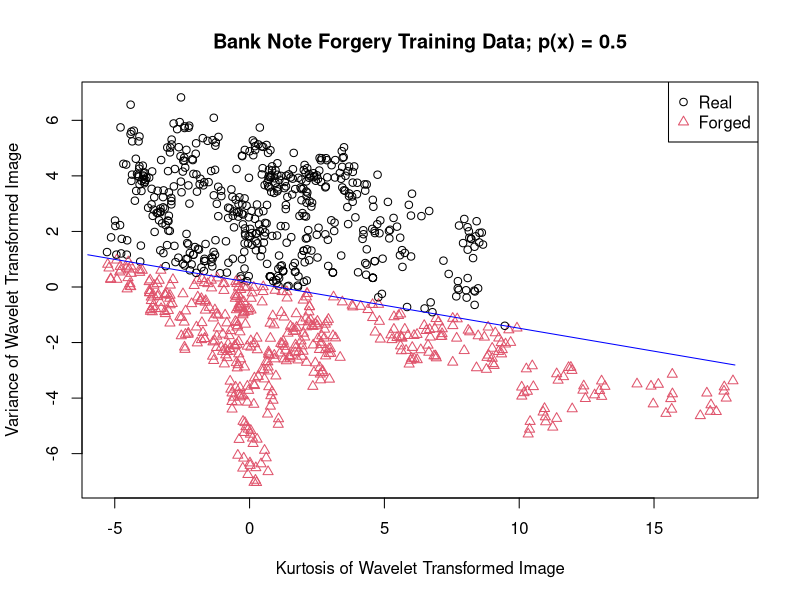
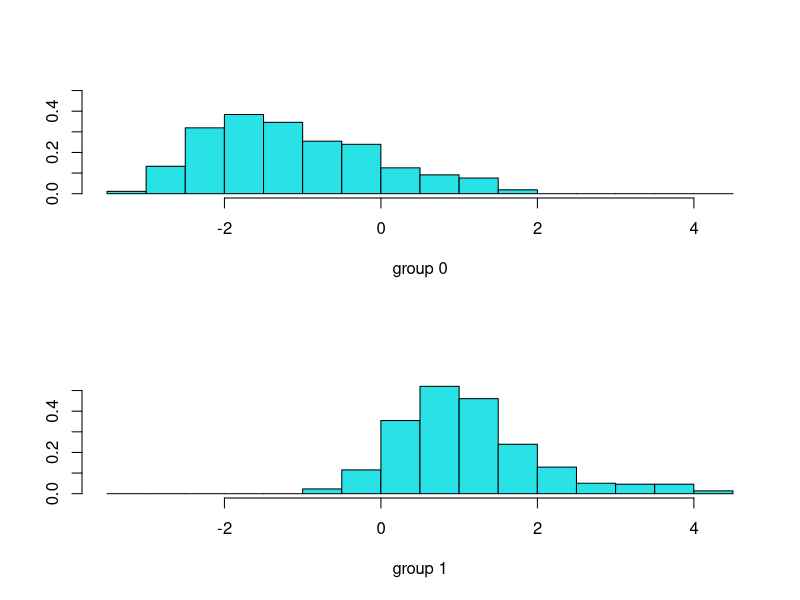
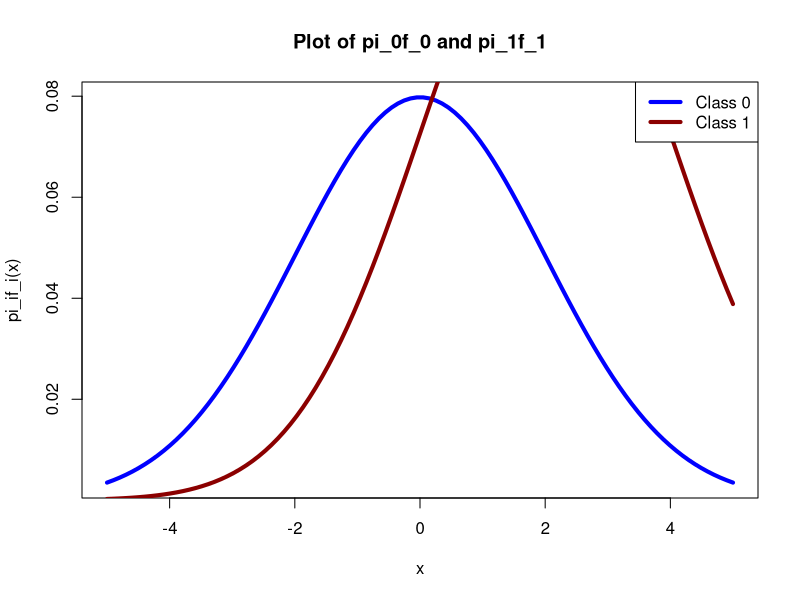

These charts were generated, in order, by the following R code:
## ---- chunk 1
#Start by defining the coefficients
beta_0 = -16
beta_1 = 1.4
beta_2 = 0.3

x1 = 5
x2 = 36

#Now evaluate the function
prob = exp(beta_0 + beta_1 * x1 + beta_2 * x2) / (1 + exp(beta_0 + beta_1 * x1 + beta_2 * x2))

## ---- chunk 2
X1 = (-beta_0 - beta_2*18)/beta_1
## ---- chunk 3
# Load in the data
BankTrain=read.csv("BankTrain.csv",header=T,na.strings="?")
BankTest=read.csv("BankTest.csv",header=T,na.strings="?")

#Get the model
training_glm=glm(y~x1+x3, data=BankTrain, family=binomial)
summary(training_glm)
## ---- chunk 4
glm_probs = predict(training_glm, type="response")
glm_pred=rep("Real Banknote",960)
glm_pred[glm_probs>.5]="Forged Banknote"
glm_pred = factor(glm_pred, levels = c("Real Banknote", "Forged Banknote"))

plot(BankTrain$x3, BankTrain$x1, pch = as.integer(glm_pred), col = as.integer(glm_pred), main = "Bank Note Forgery Training Data; p(x) = 0.5", xlab = "Kurtosis of Wavelet Transformed Image", ylab = "Variance of Wavelet Transformed Image")
legend("topright",legend = c("Real", "Forged"), pch = c(1,2),col = c(1,2),text.col = "black",horiz = FALSE)

x = seq(from=-6,to=18,0.01)
beta = summary(training_glm)$coef[,1]
y = -beta[3]/beta[2]*x -beta[1]/beta[2]

lines(x,y,col="blue")
## ---- chunk 5
test_probs = predict(training_glm,BankTest,type = "response")
test_glm_pred=rep("Real Banknote",412)
test_glm_pred[test_probs>.5]="Forged Banknote"
test_glm_pred = factor(test_glm_pred, levels = c("Real Banknote", "Forged Banknote"))
table(test_glm_pred,BankTest$y)
## ---- chunk 6
(204 + 152)/412
## ---- chunk 7
test_probs = predict(training_glm,BankTest,type = "response")
test_glm_pred=rep("Real Banknote",412)
test_glm_pred[test_probs>.6]="Forged Banknote"
test_glm_pred = factor(test_glm_pred, levels = c("Real Banknote", "Forged Banknote"))
table(test_glm_pred,BankTest$y)
## ---- chunk 8
(210 + 141)/412
## ---- chunk 9
test_probs = predict(training_glm,BankTest,type = "response")
test_glm_pred=rep("Real Banknote",412)
test_glm_pred[test_probs>.3]="Forged Banknote"
test_glm_pred = factor(test_glm_pred, levels = c("Real Banknote", "Forged Banknote"))
table(test_glm_pred,BankTest$y)
## ---- chunk 10
(183 + 171)/(412)
 
## ---- chunk 11
library(MASS)
lda_fit=lda(y~x1+x3, data=BankTrain)
lda_fit
plot(lda_fit)
## ---- chunk 12
lda_probs = predict(lda_fit,BankTest,type = "response")
lda_class=lda_probs$class
table(lda_class,BankTest$y)
mean(lda_class==BankTest$y)
## ---- chunk 13
qda_fit=qda(y~x1+x3, data=BankTrain)
qda_fit
qda_class=predict(qda_fit,BankTest)$class
table(qda_class,BankTest$y)
mean(qda_class==BankTest$y)

## ---- chunk 14
#Plot out the gaussians to see where they should cross (check of math)
x = seq(-5,5,length = 100)
pi_0 = 0.4
pi_1 = 1 - pi_0
mu_0 = 0
mu_1 = 2
sigma_2 = 4

#Define the functions
f_0 = pi_0*dnorm(x,mu_0,sqrt(sigma_2))
f_1 = pi_1*dnorm(x,mu_1,sqrt(sigma_2))

#Plot the curve out.
plot(x,f_0,col = "blue", lwd = 4 ,type  ='l', main = "Plot of pi_0f_0 and pi_1f_1",
     xlab = "x", ylab = "pi_if_i(x)")
#Plot the second curve.
points(x, f_1, col="dark red", lwd = 4, type = 'l')
legend("topright",legend = c("Class 0", "Class 1"),
        col = c("blue","dark red"),lwd = 4,
        text.col = "black",
        horiz = FALSE)

numerator = (mu_0^2 - mu_1^2)/(2*sigma_2) + log(pi_1/pi_0)
denominator = (mu_0 - mu_1)/sigma_2
X = numerator/denominator
X
## ---- chunk 15
#Given the boundary value compute the integral

int_1 = pnorm(X,mu_1,sigma_2)
int_0 = 1 - pnorm(X,mu_0,sigma_2)
error_rate = pi_1*int_1 + pi_0*int_0
error_rate
